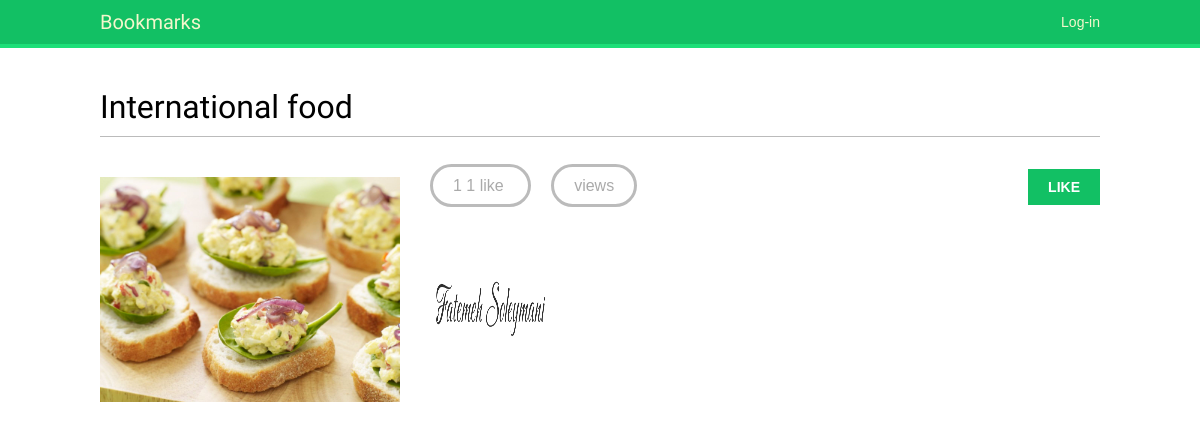
The page /images/detail/1/international-food/ on the database its author committed.
### images/models.py (models this page shows, shortened)
class Image(models.Model):
    user = models.ForeignKey(settings.AUTH_USER_MODEL,
                             related_name='images_created',
                             on_delete=models.CASCADE)
    title = models.CharField(max_length=200)
    slug = models.SlugField(max_length=200,
                            blank=True)
    url = models.URLField(max_length=2000)
    image = models.ImageField(upload_to='images/%Y/%m/%d/')
    description = models.TextField(blank=True)
    created = models.DateField(auto_now_add=True)
    users_like = models.ManyToManyField(settings.AUTH_USER_MODEL,
                                        related_name='images_liked',
                                        blank=True)
    total_likes = models.PositiveIntegerField(default=0)
    class Meta:
        indexes = [
            models.Index(fields=['-created']), models.Index(fields=['-total_likes']),
        ]
    ordering = ['-created']

### account/models.py (models this page shows, shortened)
class Profile(models.Model):
    user = models.OneToOneField(settings.AUTH_USER_MODEL,
                                on_delete=models.CASCADE)
    date_of_birth = models.DateField(blank=True, null=True)
    photo = models.ImageField(upload_to='users/%Y/%m/%d/',
                              blank=True)

### images/views.py (the view)
def image_detail(request, id, slug):
    image = get_object_or_404(Image, id=id, slug=slug)
    total_views = r.incr(f'image:{image.id}:views')
    r.zincrby('image_ranking', 1, image.id)
    return render(request,
                  'images/image/detail.html',
                  {'section': 'images',
                   'image': image,
                   'total_views': total_views})

### images/templates/images/image/detail.html (shortened to what this page needs)
{% extends "base.html" %}
{% block content %}
 <h1>{{ image.title }}</h1>
{% load thumbnail %}
<a href="{{ image.image.url }}">
 <img src="{% thumbnail image.image 300x0 %}" class="image-detail">
</a>
 {% with total_likes=image.users_like.count users_like=image.users_like.all %}
 <div class="image-info">
 <div>
 <span class="count">
  <span class="total">{{ total_likes }}</span>
 {{ total_likes }} like{{ total_likes|pluralize }}
 </span>
  <span class="count">
 {{ total_views }} view{{ total_views|pluralize }}
 </span>
  <a href="#" data-id="{{ image.id }}" data-action="{% if request.user in users_like %}un{% endif %}like" class="like button">
 {% if request.user not in users_like %}
 Like
 {% else %}
 Unlike
 {% endif %}
    </a>
 </div>
 </div>
 <div class="image-likes">
 {% for user in image.users_like.all %}
 <div>
 {% if user.profile.photo %}
 <img src="{{ user.profile.photo.url }}">
 {% endif %}
 </div>
 {% empty %}
 Nobody likes this image yet.
 {% endfor %}
 </div>
 {% endwith %}
{% endblock %}

### account/templates/base.html (shortened to what this page needs)
{% load static %}
<!DOCTYPE html>
<html>
<head>
 <link href="{% static 'css/base.css' %}" rel="stylesheet">
</head>
<body>
 <div id="header">
 <span class="logo">Bookmarks</span>
 <span class="user">
 {% if request.user.is_authenticated %}
 Hello {{ request.user.first_name|default:request.user.username }},
 <a href="{% url 'logout' %}">Logout</a>
 {% else %}
 <a href="{% url 'login' %}">Log-in</a>
 {% endif %}
 </span>
 </div>
 <div id="content">
 {% block content %}
 {% endblock %}
 </div>
</body>
</html>

### account/static/css/base.css (style rules this page uses)
body { margin:0; padding:0; font-family:helvetica, sans-serif; }
a { color:#12c064; text-decoration:none; }
h1, h2, h3, h4, h5 , h6 { font-family: 'Muli', sans-serif; font-weight:normal; }
h1 { border-bottom:1px solid #bbb; padding:0 0 10px 0; margin:10px 0 20px 0; }
#header { padding:10px 100px; font-size:14px; background:#12c064; color:#fff; border-bottom:4px solid #1cdf78; overflow:auto; }
#header .logo { font-family: 'Muli', sans-serif; float:left; color:#f3f7cc; font-size:20px; margin-right:10%; }
#header a { color:#f3f7cc; }
#header .user { float:right; padding-top:4px; }
#content { padding:30px 100px; }
input[type=submit], a.button { font-weight:bold; background:#12c064; color:#fff; padding:10px 20px; font-size:14px; text-transform:uppercase; }
.image-preview, .image-detail { max-width:300px; float:left; margin:0 20px 20px 0; }
.image-detail { margin-top:20px; }
.image-info div { padding:20px 0; overflow:auto; }
.count { color:#aaa; border:3px solid #bbb; border-radius:26px; padding:10px 20px; margin:20px 10px 0; }
a.like, a.follow { float:right; margin-top:-8px; }
.image-likes div { float:left; width:auto; padding:10px; text-align:center; }
.image-likes img { width:120px; height:120px; border-radius:50%; }

### rows shown on the page
Image: title "International food", image (picture)

### other values the page prints
{{ total_likes }} "1"
